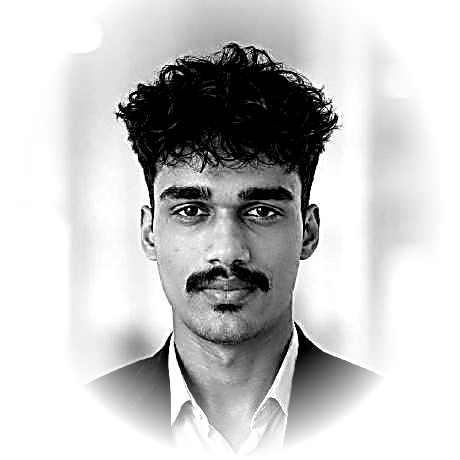
#> input picture source-prepped.png, 460 x 460 px
$ python make_ascii_svg.py
#> lines starting #> are read from the running program, lines starting #| are printed output that depends on the picture
#!/usr/bin/env python3
"""
Convert a portrait photo into a clean, monochrome ASCII-art SVG (Andrew6rant style:
one light-gray color, subject isolated on dark terminal background) that "types"
itself in like a terminal, then holds.

The canvas is 840 x 880 to match stats.svg, lining up side-by-side in GitHub profile README.
Each row is revealed with a left-to-right clip wipe plus a small block cursor riding the wipe edge.

Usage:
    python scripts/make_ascii_svg.py [source-prepped.png] [vedang-ascii.svg]
"""
import html
import os
import sys
from PIL import Image, ImageEnhance, ImageFilter

HERE = os.path.dirname(os.path.abspath(__file__))
SRC = sys.argv[1] if len(sys.argv) > 1 else os.path.join(HERE, "..", "source-prepped.png")
OUT = sys.argv[2] if len(sys.argv) > 2 else os.path.join(HERE, "..", "vedang-ascii.svg")

# Fallback check for input
if not os.path.exists(SRC):
    alts = [
        os.path.join(HERE, "..", "source-prepped.png"),
        os.path.join(HERE, "..", "source-photo.png"),
        os.path.join(HERE, "..", "source-photo.jpg"),
        "source-prepped.png",
        "source-photo.png",
        "source-photo.jpg",
    ]
    for alt in alts:
        if os.path.exists(alt):
            SRC = alt
            break

# more columns = more detail (eyes need ~6+ chars across to read).
COLS = int(os.environ.get("COLS", 180))
ART_W_TARGET = 800
CELL_W = ART_W_TARGET / COLS
CELL_H = CELL_W * 15 / 8
ROWS = round(COLS * 8 / 15)
RAMP = " .`:-=+*cs#%@"  # bright (sparse) -> dark (dense); leading space clears bg

CONTRAST = 1.05
BRIGHTNESS = 1.0
GAMMA = 1.18          # >1 brightens mids -> face lands in sparser chars
SHARPEN = False
WHITE_FLOOR = 0.80    # luminance above this is forced to blank (space)

PAD = 20
TITLEBAR_H = 30
STATUS_H = 30
ART_W = COLS * CELL_W
ART_H = ROWS * CELL_H
CANVAS_W = int(ART_W + PAD * 2)
CANVAS_H = int(TITLEBAR_H + ART_H + STATUS_H + PAD)

BG = "#0d1117"
BG2 = "#111722"
FRAME = "#30363d"
TITLE_TEXT = "#7d8590"
INK = "#c9d1d9"      # monochrome light-gray ascii color
CURSOR = "#c9d1d9"

# reveal timing: whole portrait prints in ~5.8s
ROW_DUR = 5.8 / ROWS
STAGGER = ROW_DUR

if not os.path.exists(SRC):
    print(f"[-] Source image not found at: {SRC}")
    sys.exit(1)

# 1. Sample image into COLS x ROWS grayscale grid
im = Image.open(SRC).convert("L")
#> im is the input picture: PIL image 460x460 L; min 0, max 255, mean 198.2
if SHARPEN:
    im = im.filter(ImageFilter.UnsharpMask(radius=2, percent=140, threshold=2))
im = ImageEnhance.Brightness(im).enhance(BRIGHTNESS)
im = ImageEnhance.Contrast(im).enhance(CONTRAST)
im = im.resize((COLS, ROWS), Image.Resampling.LANCZOS)
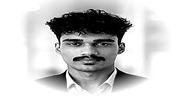
#> im: PIL image 180x96 L; min 0, max 255, mean 197.8
px = im.load()

STATIC = bool(os.environ.get("STATIC"))

rows_txt = []
for y in range(ROWS):
    chars = []
    for x in range(COLS):
        lum = px[x, y] / 255.0
        lum = pow(lum, GAMMA)
        if lum >= WHITE_FLOOR:
            chars.append(" ")
            continue
        idx = int((1.0 - lum) * (len(RAMP) - 1) + 0.5)
        idx = max(0, min(len(RAMP) - 1, idx))
        chars.append(RAMP[idx])
    rows_txt.append("".join(chars))
#> after the loop, rows_txt = 96 items

art_top = TITLEBAR_H + PAD * 0.35

# 2. Assemble SVG
parts = []
parts.append(
    f'<svg xmlns="http://www.w3.org/2000/svg" width="{CANVAS_W}" height="{CANVAS_H}" '
    f'viewBox="0 0 {CANVAS_W} {CANVAS_H}" font-family="ui-monospace, SFMono-Regular, '
    f'Menlo, Consolas, monospace">'
)
parts.append('<defs>'
             f'<linearGradient id="bg" x1="0" y1="0" x2="0" y2="1">'
             f'<stop offset="0" stop-color="{BG2}"/><stop offset="1" stop-color="{BG}"/>'
             f'</linearGradient></defs>')

parts.append(f'<rect width="{CANVAS_W}" height="{CANVAS_H}" rx="12" fill="url(#bg)"/>')
parts.append(f'<rect x="0.5" y="0.5" width="{CANVAS_W-1}" height="{CANVAS_H-1}" rx="12" '
             f'fill="none" stroke="{FRAME}" stroke-width="1"/>')

parts.append(f'<line x1="0" y1="{TITLEBAR_H}" x2="{CANVAS_W}" y2="{TITLEBAR_H}" stroke="{FRAME}"/>')
for i, dotcol in enumerate(["#ff5f56", "#ffbd2e", "#27c93f"]):
    parts.append(f'<circle cx="{PAD + i*16}" cy="{TITLEBAR_H/2}" r="5" fill="{dotcol}"/>')
parts.append(f'<text x="{CANVAS_W/2}" y="{TITLEBAR_H/2 + 4}" fill="{TITLE_TEXT}" font-size="12" '
             f'text-anchor="middle">vedang@github: ~$ ./portrait.sh</text>')

# One <text> per row
font_size = CELL_H * 0.86
for ry, line in enumerate(rows_txt):
    y = art_top + ry * CELL_H + CELL_H * 0.74
    row_y = art_top + ry * CELL_H
    delay = ry * STAGGER
    safe = html.escape(line)
    text = (f'<text xml:space="preserve" x="{PAD}" y="{y:.1f}" fill="{INK}" '
            f'font-size="{font_size:.1f}" textLength="{ART_W}" lengthAdjust="spacing">{safe}</text>')

    if STATIC:
        parts.append(text)
        continue

    parts.append(
        f'<clipPath id="r{ry}"><rect x="{PAD}" y="{row_y:.1f}" height="{CELL_H}" width="0">'
        f'<animate attributeName="width" from="0" to="{ART_W}" begin="{delay:.3f}s" '
        f'dur="{ROW_DUR:.2f}s" fill="freeze"/></rect></clipPath>'
    )
    parts.append(f'<g clip-path="url(#r{ry})">{text}</g>')
    parts.append(
        f'<rect y="{row_y+1:.1f}" width="{CELL_W}" height="{CELL_H-2}" fill="{CURSOR}" opacity="0">'
        f'<animate attributeName="x" from="{PAD}" to="{PAD+ART_W}" begin="{delay:.3f}s" '
        f'dur="{ROW_DUR:.2f}s" fill="freeze"/>'
        f'<set attributeName="opacity" to="0.85" begin="{delay:.3f}s"/>'
        f'<set attributeName="opacity" to="0" begin="{delay+ROW_DUR:.3f}s"/></rect>'
    )
#> this loop made 96 passes
#> (y, row_y, delay) on passes 1 to 12: (43.17, 37, 0), (51.5, 45.33, 0.0604), (59.83, 53.67, 0.121), (68.17, 62, 0.181), (76.5, 70.33, 0.242), (84.83, 78.67, 0.302), (93.17, 87, 0.362), (101.5, 95.33, 0.423), (109.8, 103.7, 0.483), (118.2, 112, 0.544), (126.5, 120.3, 0.604), (134.8, 128.7, 0.665)
#> after the loop, parts = 297 items

# Status bar with a steady blinking cursor
status_line_y = TITLEBAR_H + ART_H + PAD * 0.35
status_y = status_line_y + 19
parts.append(f'<line x1="0" y1="{status_line_y:.1f}" x2="{CANVAS_W}" y2="{status_line_y:.1f}" stroke="{FRAME}"/>')
status_prefix = "vedang@github:~$ whoami "
name_str = "Vedang Tiwari"
parts.append(f'<text x="{PAD}" y="{status_y:.1f}" fill="{TITLE_TEXT}" font-size="13">'
             f'{status_prefix}<tspan fill="{INK}">{name_str}</tspan></text>')
status_chars = len(status_prefix + name_str + " ")
parts.append(f'<rect x="{PAD + status_chars * 13 * 0.6:.1f}" y="{status_y-12:.1f}" width="8" height="14" fill="{INK}">'
             f'<animate attributeName="opacity" values="1;1;0;0" keyTimes="0;0.5;0.51;1" '
             f'dur="1s" repeatCount="indefinite"/></rect>')

parts.append("</svg>")
svg = "".join(parts)

out_dir = os.path.dirname(OUT)
if out_dir:
    os.makedirs(out_dir, exist_ok=True)

with open(OUT, "w", encoding="utf-8") as f:
    f.write(svg)
print("wrote", OUT, len(svg), "bytes;", CANVAS_W, "x", CANVAS_H)
#| wrote scripts/../vedang-ascii.svg 80129 bytes; 840 x 880
